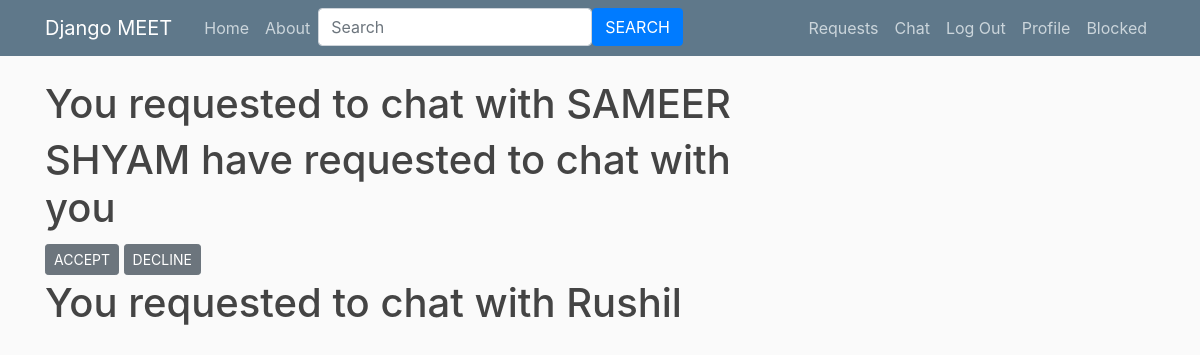
The page /req_to_chat (signed in) on the database its author committed.
### meet/models.py (models this page shows, shortened)
class Request_To_Chat(models.Model):
    requestor = models.ForeignKey(Profile,on_delete=models.CASCADE, default= 2,related_name='%(class)s_requestor')#name2
    acceptor = models.ForeignKey(Profile,on_delete=models.CASCADE, default= 1,related_name='%(class)s_acceptor')#name1
    is_accepted = models.BooleanField(null=True)

class Profile(models.Model):
    name = models.CharField(max_length=100)
    likes = models.TextField()
    date_posted = models.DateTimeField(auto_now_add=True)
    username = models.ForeignKey(User, on_delete=models.CASCADE)
    def __str__(self):
        return self.name

### meet/views.py (the view, shortened to what this page needs)
# urls.py: path('req_to_chat',views.req_to_chat,name ='meet-chat'),
def req_to_chat(request):
    user2 = request.user.username
    user1 = User.objects.get(username=request.user.username)
    rooms = Room.objects.filter(name__icontains = user2).values_list()
    user_rooms = []
    for a in rooms:
        if user2 in a[1]:
            user_rooms.append(a[1])
    chat = {
        'name': Request_To_Chat.objects.all()
    }
    abcd = Request_To_Chat.objects.all()
    return render(request,'meet/req_to_chat.html',chat)

### meet/templates/meet/req_to_chat.html
{% extends 'meet/base.html' %}
{% block content %}
    {% for names in name %}
        {% if names.requestor.name == user.username  %}
            <h1>You requested to chat with {{ names.acceptor.name }}</h1>
        {% endif %}
        <div>
            {% if names.acceptor.name == user.username  %}
                    <h1>{{ names.requestor.name }} have requested to chat with you</h1>
                    <a class = "btn btn-secondary btn-sm mt-1 mb-1" href="{% url 'accepted' names.id %}">ACCEPT</a>
                    <a class = "btn btn-secondary btn-sm mt-1 mb-1" href="#">DECLINE</a>
            {% endif %}
        </div>
    {% endfor %}
{% endblock content %}

### meet/static/meet/main.css (style rules this page uses)
body { background: #fafafa; color: #333333; margin-top: 5rem; }
h1, h2, h3, h4, h5, h6 { color: #444444; }

### rows shown on the page
Request_To_Chat: acceptor.name "SAMEER"
Request_To_Chat: requestor.name "SHYAM"
Request_To_Chat: acceptor.name "Rushil"
